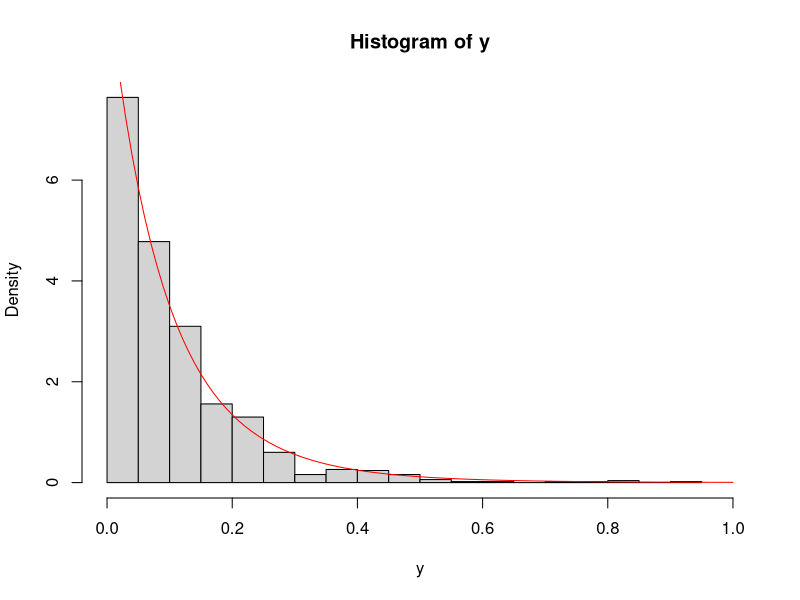

Generate this figure with R:
n <- 1000
pareto <- function(x, a, b) ((a / b) * (b / (b + x)^(a + 1)))

lambda <- rgamma(n, shape = 10, rate = 1)
y <- sapply(X = lambda, FUN = rexp, n = 1)

op <- par(mfrow = c(1, 1))

hist(y, freq = FALSE, breaks = 30, xlim = c(0, 1))
curve(expr = pareto(x, 10, 1), col = "red", add = TRUE, from = 0)

par(op)
